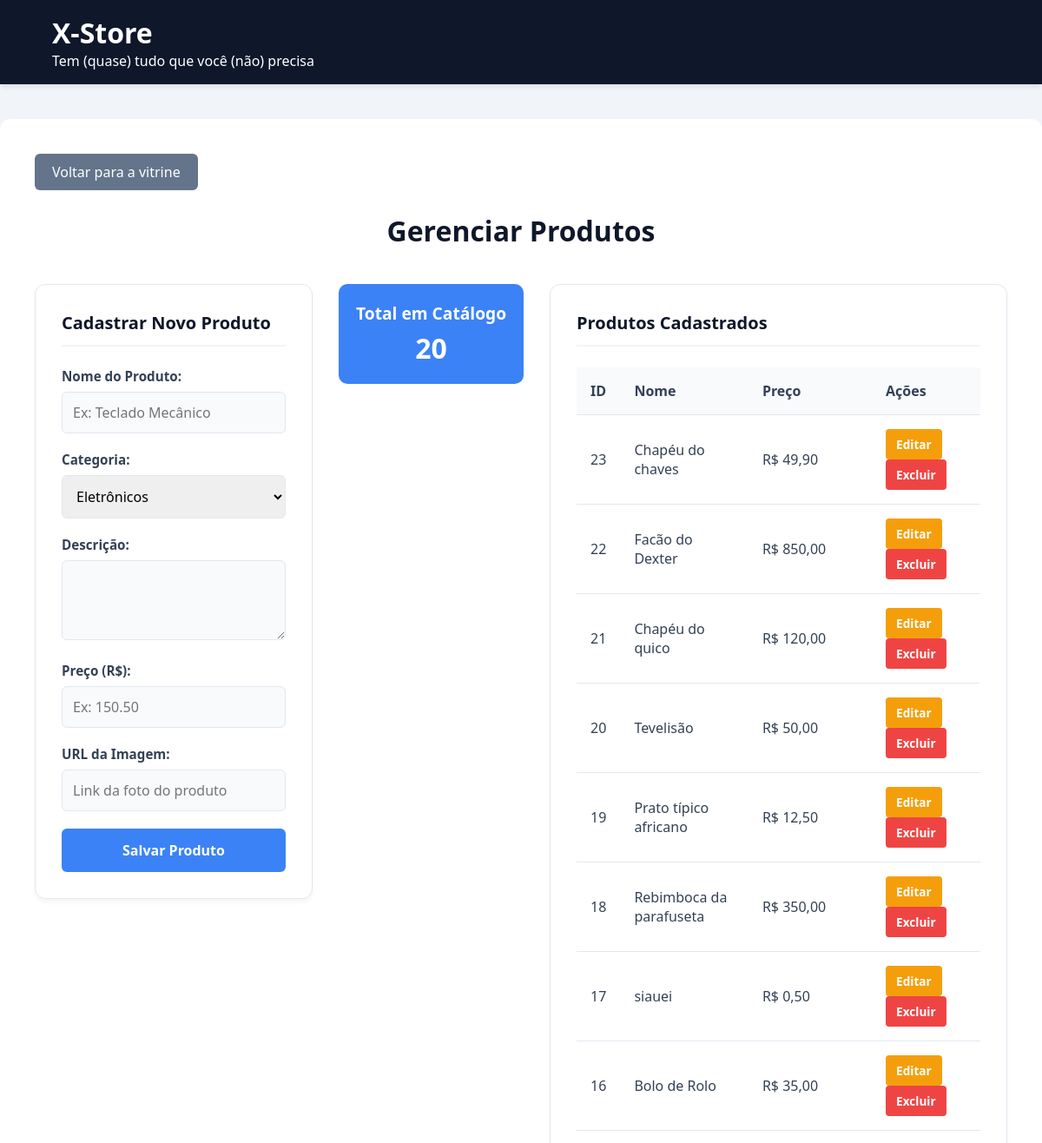
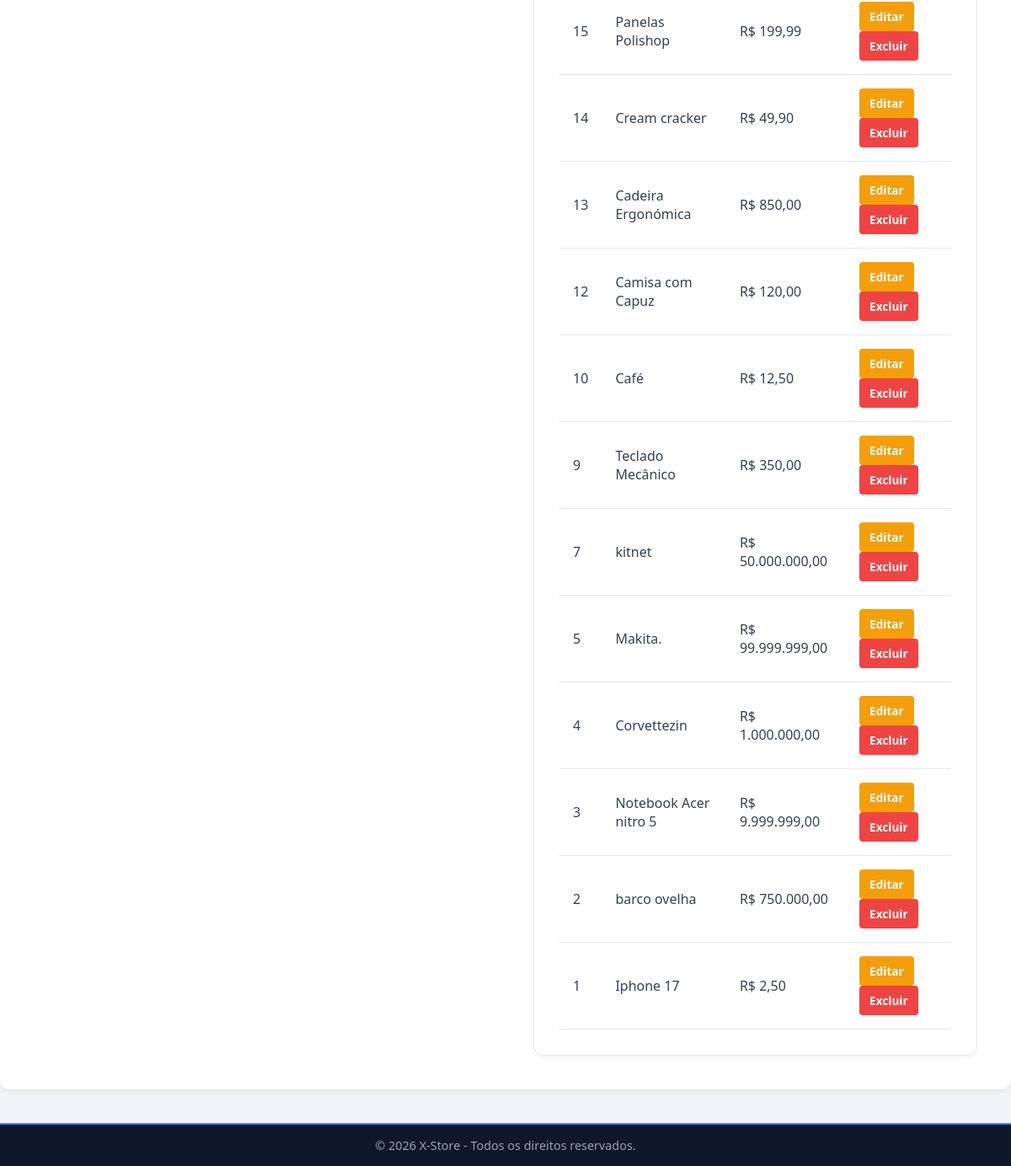
The app's page /admin.php with its own data (2 pictures, top to bottom).
### tables this page shows
CREATE TABLE `produtos` (
  `id` int NOT NULL AUTO_INCREMENT,
  `nome` varchar(100) NOT NULL,
  `descricao` text NOT NULL,
  `preco` decimal(10,2) DEFAULT NULL,
  `imagem_url` varchar(255) NOT NULL,
  `categoria` varchar(50) NOT NULL DEFAULT 'Geral',
  PRIMARY KEY (`id`)
);

### admin.php (the view, shortened to what this page needs)
<?php include 'includes/header.php'; ?>
<main>
    <a href="index.php" class="btn-voltar">Voltar para a vitrine</a>
    <h2>Gerenciar Produtos</h2>
    <div class="admin-container">
        <form action="acts/create.php" method="POST" id="formProduto" class="form-admin">
            <h3>Cadastrar Novo Produto</h3>
            <label for="nome">Nome do Produto:</label>
            <input type="text" id="nome" name="nome" placeholder="Ex: Teclado Mecânico">
            <label for="categoria">Categoria:</label>
            <select id="categoria" name="categoria" required style="width: 100%; padding: 12px; border: 1px solid var(--border); border-radius: 6px; margin-bottom: 20px; font-size: 1rem;">
                <option value="Eletronicos">Eletrônicos</option>
            </select>
            <label for="descricao">Descrição:</label>
            <textarea id="descricao" name="descricao" rows="3"></textarea>
            <label for="preco">Preço (R$):</label>
            <input type="number" step="0.01" id="preco" name="preco" placeholder="Ex: 150.50">
            <label for="imagem_url">URL da Imagem:</label>
            <input type="text" id="imagem_url" name="imagem_url" placeholder="Link da foto do produto">
            <button type="submit" class="btn-salvar">Salvar Produto</button>
        </form>
        <?php
            include 'conect.php';
            $sqlCount = "SELECT COUNT(*) as total FROM produtos";
            $resCount = $conn->query($sqlCount);
            $totalProdutos = $resCount->fetch_assoc()['total'];
        ?>
        <div style="background: var(--primary); color: white; padding: 20px; border-radius: 10px; margin-bottom: 20px; text-align: center; max-width: 250px;">
            <h3 style="margin-bottom: 5px; font-size: 1.2rem;">Total em Catálogo</h3>
            <p style="font-size: 2rem; font-weight: bold; margin: 0;"><?php echo $totalProdutos; ?></p>
        </div>
        <div class="lista-produtos">
            <h3>Produtos Cadastrados</h3>
            <table class="tabela-admin">
                <thead>
                    <tr>
                        <th>ID</th>
                        <th>Nome</th>
                        <th>Preço</th>
                        <th>Ações</th>
                    </tr>
                </thead>
                <tbody>
                    <?php
                    include 'conect.php';
                    $sql = "SELECT id, nome, preco FROM produtos ORDER BY id DESC";
                    $resultado = $conn->query($sql);
                    if ($resultado->num_rows > 0) {
                        while($row = $resultado->fetch_assoc()) {
                            echo "<tr>";
                            echo "<td>" . $row["id"] . "</td>";
                            echo "<td>" . $row["nome"] . "</td>";
                            echo "<td>R$ " . number_format($row["preco"], 2, ',', '.') . "</td>";
                            echo "<td>
                                    <a href='edit.php?id=" . $row["id"] . "' class='btn-editar' style='text-decoration: none; display: inline-block; text-align: center;'>Editar</a>
                                    <button class='btn-excluir' onclick='confirmarExclusao(" . $row["id"] . ")'>Excluir</button>
                                    </td>";
                            echo "</tr>";
                            }
                    } else {
                        echo "<tr><td colspan='4'>Nenhum produto cadastrado ainda.</td></tr>";
                    }
                    ?>
                </tbody>
            </table>
        </div>
    </div>
</main>
<?php include 'includes/footer.php'; ?>

### includes/header.php (shortened to what this page needs)
<!DOCTYPE html>
<html lang="pt-BR">
<head>
    <link rel="stylesheet" href="assets/style.css?v=<?php echo time(); ?>">
</head>
<body>
    <header>
	    <h1>X-Store</h1>
        <p>Tem (quase) tudo que você (não) precisa</p>
    </header>

### includes/footer.php
<footer class="footer">
        <p>© <?= date('Y'); ?> X-Store - Todos os direitos reservados.</p>
</footer>
</body>
</html>

### assets/style.css (style rules this page uses)
:root { --primary: #3b82f6; --primary-hover: #2563eb; --success: #10b981; --success-hover: #059669; --warning: #f59e0b; --warning-hover: #d97706; --danger: #ef4444; --danger-hover: #dc2626; --bg-color: #f1f5f9; --card-bg: #ffffff; --text-main: #334155; --text-light: #64748b; --border: #e2e8f0; --header-bg: #0f172a; }
* { margin: 0; padding: 0; box-sizing: border-box; text-decoration: none; font-family: 'Segoe UI', system-ui, -apple-system, sans-serif; }
body { background-color: var(--bg-color); color: var(--text-main); display: flex; flex-direction: column; min-height: 100vh; }
header { background-color: var(--header-bg); color: #ffffff; padding: 1rem 5%; box-shadow: 0 4px 6px -1px rgba(0, 0, 0, 0.1); }
main { background-color: #ffffff; border-radius: 12px; box-shadow: 0 4px 6px rgba(0,0,0,0.05); padding: 40px; max-width: 1200px; margin: 40px auto; flex: 1; width: 100%; }
main h2 { text-align: center; margin-bottom: 40px; font-size: 2rem; color: var(--header-bg); }
.footer { background-color: var(--header-bg); padding: 15px 5%; text-align: center; width: 100%; margin-top: auto; border-top: 2px solid var(--primary); }
.footer p { font-size: 0.9rem; color: #94a3b8; font-weight: 500; }
.btn-voltar { display: inline-block; background-color: var(--text-light); color: white; padding: 10px 20px; border-radius: 6px; margin-bottom: 25px; transition: 0.3s; }
.admin-container { display: flex; gap: 30px; flex-wrap: wrap; align-items: flex-start; }
.form-admin, .lista-produtos { background: var(--card-bg); padding: 30px; border-radius: 12px; box-shadow: 0 4px 6px -1px rgba(0, 0, 0, 0.05); border: 1px solid var(--border); }
.form-admin { flex: 1; min-width: 320px; max-width: 100%; }
.lista-produtos { flex: 2; min-width: 320px; overflow-x: auto; }
.form-admin h3, .lista-produtos h3 { margin-bottom: 24px; color: var(--header-bg); border-bottom: 2px solid var(--bg-color); padding-bottom: 12px; font-size: 1.25rem; }
.form-admin label { display: block; margin-bottom: 8px; font-weight: 600; font-size: 0.95rem; color: var(--text-main); }
.form-admin input, .form-admin textarea { width: 100%; padding: 12px; border: 1px solid var(--border); border-radius: 6px; margin-bottom: 20px; font-size: 1rem; color: var(--text-main); background-color: #f8fafc; transition: border-color 0.3s ease, box-shadow 0.3s ease; }
.btn-salvar { background: var(--primary); color: white; border: none; padding: 14px; width: 100%; border-radius: 6px; cursor: pointer; font-weight: bold; font-size: 1rem; transition: background-color 0.3s ease; }
.tabela-admin { width: 100%; border-collapse: collapse; }
.tabela-admin th, .tabela-admin td { padding: 16px; border-bottom: 1px solid var(--border); text-align: left; }
.tabela-admin th { background-color: #f8fafc; font-weight: 600; color: var(--text-main); }
.btn-editar, .btn-excluir { border: none; padding: 8px 12px; border-radius: 4px; cursor: pointer; font-weight: 600; font-size: 0.85rem; transition: background-color 0.3s ease; text-decoration: none; display: inline-block; margin-right: 5px; }
.btn-editar { background: var(--warning); color: white; }
.btn-excluir { background: var(--danger); color: white; }

### records on screen
produtos: id "23", nome "Chapéu do chaves", preco "49,90"
produtos: id "22", nome "Facão do Dexter", preco "850,00"
produtos: id "21", nome "Chapéu do quico", preco "120,00"
produtos: id "20", nome "Tevelisão", preco "50,00"
produtos: id "19", nome "Prato típico africano", preco "12,50"
produtos: id "18", nome "Rebimboca da parafuseta", preco "350,00"
produtos: id "17", nome "siauei", preco "0,50"
produtos: id "16", nome "Bolo de Rolo", preco "35,00"
produtos: id "15", nome "Panelas Polishop", preco "199,99"
produtos: id "14", nome "Cream cracker", preco "49,90"
produtos: id "13", nome "Cadeira Ergonómica", preco "850,00"
produtos: id "12", nome "Camisa com Capuz", preco "120,00"
produtos: id "10", nome "Café", preco "12,50"
produtos: id "9", nome "Teclado Mecânico", preco "350,00"
produtos: id "7", nome "kitnet", preco "50.000.000,00"
produtos: id "5", nome "Makita.", preco "99.999.999,00"
produtos: id "4", nome "Corvettezin", preco "1.000.000,00"
produtos: id "3", nome "Notebook Acer nitro 5", preco "9.999.999,00"
produtos: id "2", nome "barco ovelha", preco "750.000,00"
produtos: id "1", nome "Iphone 17", preco "2,50"

### other values on screen
$totalProdutos "20"
